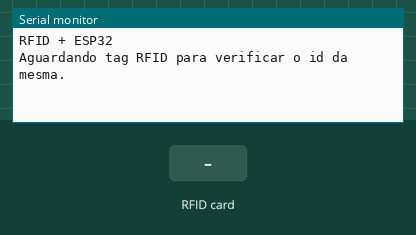
Bench run of a sketch on a simulated ESP32. On the bench: the last lines printed to the serial monitor. Inputs (shaded band) come from the test bench.

Above: at 1.2 s.
1.3 s: RFID card 09 F7 30 31 held to the reader
At 2.1 s:
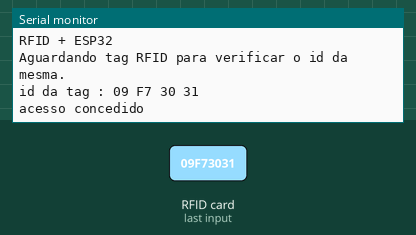
2.8 s: RFID card 5E 7A 19 C4 held to the reader
At 3.7 s:
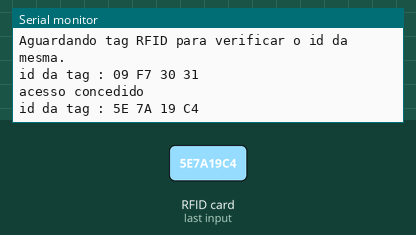

The sketch:

rfid.ino
```cpp
//inclusão de algumas bibliotecas
#include <SPI.h>
#include <MFRC522.h>

// Definiremos o id que será liberado o acesso
#define ID "09 F7 30 31"

//define alguns pinos do esp32 que serao conectados aos modulos e componentes
#define LedVerde 26
#define LedVermelho 12
#define tranca 2
#define buzzer 15
#define SS_PIN 5
#define RST_PIN 36

MFRC522 mfrc522(SS_PIN, RST_PIN);   // define os pinos de controle do modulo de leitura de cartoes RFID

void setup(){
    SPI.begin();   // inicia a comunicacao SPI que sera usada para comunicacao com o mudulo RFID

    mfrc522.PCD_Init();  //inicia o modulo RFID

    Serial.begin(115200);  // inicia a comunicacao serial com o computador na velocidade de 115200 baud rate

    Serial.println("RFID + ESP32");
    Serial.println("Aguardando tag RFID para verificar o id da mesma.");

}

void loop() {

    if ( ! mfrc522.PICC_IsNewCardPresent()) {
        return;                 // se nao tiver um cartao para ser lido recomeça o void loop
    }
    if ( ! mfrc522.PICC_ReadCardSerial()) {
        return;                  //se nao conseguir ler o cartao recomeça o void loop tambem
    }

    String conteudo = "";      // cria uma string

    Serial.print("id da tag :"); //imprime na serial o id do cartao

    for (byte i = 0; i < mfrc522.uid.size; i++){       // faz uma verificacao dos bits da memoria do cartao
        //ambos comandos abaixo vão concatenar as informacoes do cartao...
        //porem os 2 primeiros irao mostrar na serial e os 2 ultimos guardarao os valores na string de conteudo para fazer as verificacoes
        Serial.print(mfrc522.uid.uidByte[i] < 0x10 ? " 0" : " ");
        Serial.print(mfrc522.uid.uidByte[i], HEX);
        conteudo.concat(String(mfrc522.uid.uidByte[i] < 0x10 ? " 0" : " "));
        conteudo.concat(String(mfrc522.uid.uidByte[i], HEX));
    }
    Serial.println();
    conteudo.toUpperCase();                      // deixa as letras da string todas maiusculas

    if (conteudo.substring(1) == ID){ // verifica se o ID do cartao lido tem o mesmo ID do cartao que queremos liberar o acesso
        Serial.println("acesso concedido");
    }
}
```

Measured:
- after the input at 1.3 s, the serial monitor: prints a new line at once (image 1)
- after the input at 2.8 s, the serial monitor: prints a new line at once (image 2)
